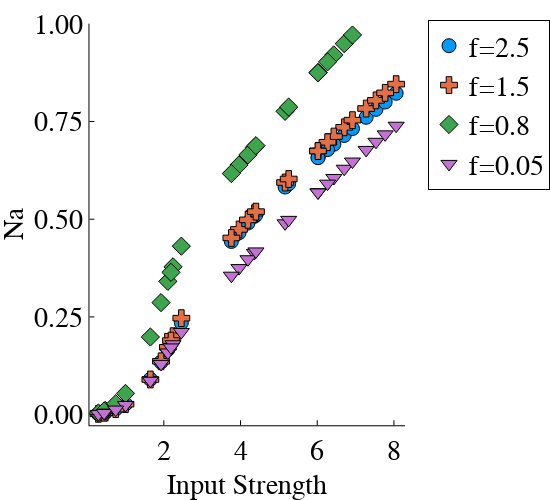

Write notebook code for a chart like this one.
### Markdown cell above
#### Fig. 11

### Code cell
frequencies=[0.05,0.1,0.2,0.4,0.8,1,1.5,2,2.5,3,3.5,4,4.5,5,6,7,8,9,10,20];
plt.plotly()
theme(:default, legendfontsize=20, guidefontsize=20,tickfontsize=20,titlefont=font(20)
,grid=:false)
# Performance/Entanglement Vs Nonlinearity for Different Dephasing Rates
i=9
f=frequencies[i]
κϕ=0
κ=0.1
p3= plt.scatter(nl2results["inpst$i"],nl2results["isna$i"],label="f=$f", mode="markers", xlabel="Input Strength",
ylabel="Na", title="",marker=:auto,markersize=7,color=:auto,size=(550,500),legend =:outertopright)
κϕ=0
κ=0.1
i=7
f=frequencies[i]
plt.scatter!(nl2results["inpst$i"],nl2results["isna$i"],marker=:auto,markersize=7,color=:auto,label="f=$f")
i=5
κϕ=0
κ=0.1
f=frequencies[i]
plt.scatter!(nl2results["inpst$i"],nl2results["isna$i"],marker=:auto,markersize=7,color=:auto,label="f=$f")
i=1
κϕ=0
κ=0.1
f=frequencies[i]
plt.scatter!(nl2results["inpst$i"],nl2results["isna$i"],marker=:auto,markersize=7,color=:auto,label="f=$f")

### Figure 1 — Plotly figure (JSON) as saved in the notebook; plotly's stock layout.template omitted (floating-point values rounded to 4 significant figures)
{"data": [{"colorbar": {"len": 0.8731, "title": "", "x": 0.9928, "y": 0.5556}, "legendgroup": "f=2.5", "marker": {"color": "rgba(0, 154, 250, 1.000)", "line": {"color": "rgba(0, 0, 0, 1.000)", "width": 1}, "size": 14, "symbol": "circle"}, "mode": "markers", "name": "f=2.5", "showlegend": true, "type": "scatter", "x": [6.704, 6.919, 1.927, 5.162, 0.4756, 2.457, 0.2945, 2.24, 8.058, 6.434, 1.001, 1.65, 7.275, 4.363, 3.96, 4.194, 5.256, 2.106, 3.761, 2.188, 6.025, 7.532, 7.771, 0.4445, 0.7458, 6.269, 6.019, 4.402], "xaxis": "x", "y": [0.7143, 0.7319, 0.1345, 0.5823, 0.005579, 0.2352, 0.002109, 0.1926, 0.8222, 0.6918, 0.02709, 0.09073, 0.7608, 0.5074, 0.4652, 0.4901, 0.5908, 0.1669, 0.4431, 0.1824, 0.6579, 0.781, 0.7998, 0.004859, 0.01424, 0.6782, 0.6574, 0.5114], "yaxis": "y"}, {"colorbar": {"len": 0.8731, "title": "", "x": 0.9928, "y": 0.5556}, "legendgroup": "f=1.5", "marker": {"color": "rgba(227, 111, 71, 1.000)", "line": {"color": "rgba(0, 0, 0, 1.000)", "width": 1}, "size": 14, "symbol": "cross"}, "mode": "markers", "name": "f=1.5", "showlegend": true, "type": "scatter", "x": [6.704, 6.919, 1.927, 5.162, 0.4756, 2.457, 0.2945, 2.24, 8.058, 6.434, 1.001, 1.65, 7.275, 4.363, 3.96, 4.194, 5.256, 2.106, 3.761, 2.188, 6.025, 7.532, 7.771, 0.4445, 0.7458, 6.269, 6.019, 4.402], "xaxis": "x", "y": [0.7351, 0.7534, 0.1365, 0.5939, 0.00563, 0.2468, 0.002135, 0.2007, 0.8456, 0.7115, 0.02685, 0.08997, 0.7832, 0.5154, 0.4739, 0.4983, 0.6029, 0.1723, 0.4521, 0.1895, 0.6749, 0.804, 0.8232, 0.004907, 0.01425, 0.6969, 0.6744, 0.5194], "yaxis": "y"}, {"colorbar": {"len": 0.8731, "title": "", "x": 0.9928, "y": 0.5556}, "legendgroup": "f=0.8", "marker": {"color": "rgba(62, 164, 78, 1.000)", "line": {"color": "rgba(0, 0, 0, 1.000)", "width": 1}, "size": 14, "symbol": "diamond"}, "mode": "markers", "name": "f=0.8", "showlegend": true, "type": "scatter", "x": [6.704, 6.919, 1.927, 5.162, 0.4756, 2.457, 0.2945, 2.24, 6.434, 1.001, 1.65, 4.363, 3.96, 4.194, 5.256, 2.106, 3.761, 2.188, 6.025, 0.4445, 0.7458, 6.269, 6.019, 4.402], "xaxis": "x", "y": [0.9492, 0.9713, 0.2866, 0.776, 0.01077, 0.431, 0.004057, 0.3782, 0.9204, 0.0543, 0.1986, 0.6837, 0.6387, 0.6647, 0.787, 0.341, 0.6168, 0.364, 0.8754, 0.009375, 0.02783, 0.9026, 0.8747, 0.6882], "yaxis": "y"}, {"colorbar": {"len": 0.8731, "title": "", "x": 0.9928, "y": 0.5556}, "legendgroup": "f=0.05", "marker": {"color": "rgba(195, 113, 210, 1.000)", "line": {"color": "rgba(0, 0, 0, 1.000)", "width": 1}, "size": 14, "symbol": "triangle-down"}, "mode": "markers", "name": "f=0.05", "showlegend": true, "type": "scatter", "x": [6.704, 6.919, 1.927, 5.162, 0.4756, 2.457, 0.2945, 2.24, 8.058, 6.434, 1.001, 1.65, 7.275, 4.363, 3.96, 4.194, 5.256, 2.106, 3.761, 2.188, 6.025, 7.532, 7.771, 0.4445, 0.7458, 6.269, 6.019, 4.402], "xaxis": "x", "y": [0.6291, 0.6475, 0.1299, 0.4895, 0.005093, 0.2114, 0.001927, 0.1801, 0.7391, 0.6055, 0.0247, 0.08669, 0.6773, 0.4138, 0.3749, 0.3976, 0.4983, 0.1591, 0.3555, 0.172, 0.5691, 0.6981, 0.7171, 0.004437, 0.01297, 0.591, 0.5685, 0.4176], "yaxis": "y"}], "layout": {"annotations": [], "height": 500, "legend": {"bgcolor": "rgba(255, 255, 255, 1.000)", "bordercolor": "rgba(0, 0, 0, 1.000)", "borderwidth": 1, "font": {"color": "rgba(0, 0, 0, 1.000)", "family": "sans-serif", "size": 28}, "title": {"font": {"color": "rgba(0, 0, 0, 1.000)", "family": "sans-serif", "size": 15}, "text": ""}, "tracegroupgap": 0, "traceorder": "normal", "x": 1.05, "xanchor": "upper", "y": 1, "yanchor": "right"}, "margin": {"b": 20, "l": 0, "r": 0, "t": 20}, "paper_bgcolor": "rgba(255, 255, 255, 1.000)", "plot_bgcolor": "rgba(255, 255, 255, 1.000)", "showlegend": true, "width": 550, "xaxis": {"anchor": "y", "domain": [0.2193, 0.9928], "gridcolor": "rgba(0, 0, 0, 0.100)", "gridwidth": 0.5, "linecolor": "rgba(0, 0, 0, 1.000)", "mirror": false, "range": [0.0616, 8.291], "showgrid": false, "showline": true, "showticklabels": true, "tickangle": 0, "tickcolor": "rgb(0, 0, 0)", "tickfont": {"color": "rgba(0, 0, 0, 1.000)", "family": "sans-serif", "size": 28}, "tickmode": "array", "ticks": "inside", "ticktext": ["2", "4", "6", "8"], "tickvals": [2, 4, 6, 8], "title": "Input Strength", "titlefont": {"color": "rgba(0, 0, 0, 1.000)", "family": "sans-serif", "size": 28}, "type": "-", "visible": true, "zeroline": false, "zerolinecolor": "rgba(0, 0, 0, 1.000)"}, "yaxis": {"anchor": "x", "domain": [0.119, 0.9921], "gridcolor": "rgba(0, 0, 0, 0.100)", "gridwidth": 0.5, "linecolor": "rgba(0, 0, 0, 1.000)", "mirror": false, "range": [-0.02715, 1.0], "showgrid": false, "showline": true, "showticklabels": true, "tickangle": 0, "tickcolor": "rgb(0, 0, 0)", "tickfont": {"color": "rgba(0, 0, 0, 1.000)", "family": "sans-serif", "size": 28}, "tickmode": "array", "ticks": "inside", "ticktext": ["0.00", "0.25", "0.50", "0.75", "1.00"], "tickvals": [0, 0.25, 0.5, 0.75, 1], "title": "Na", "titlefont": {"color": "rgba(0, 0, 0, 1.000)", "family": "sans-serif", "size": 28}, "type": "-", "visible": true, "zeroline": false, "zerolinecolor": "rgba(0, 0, 0, 1.000)"}}}
